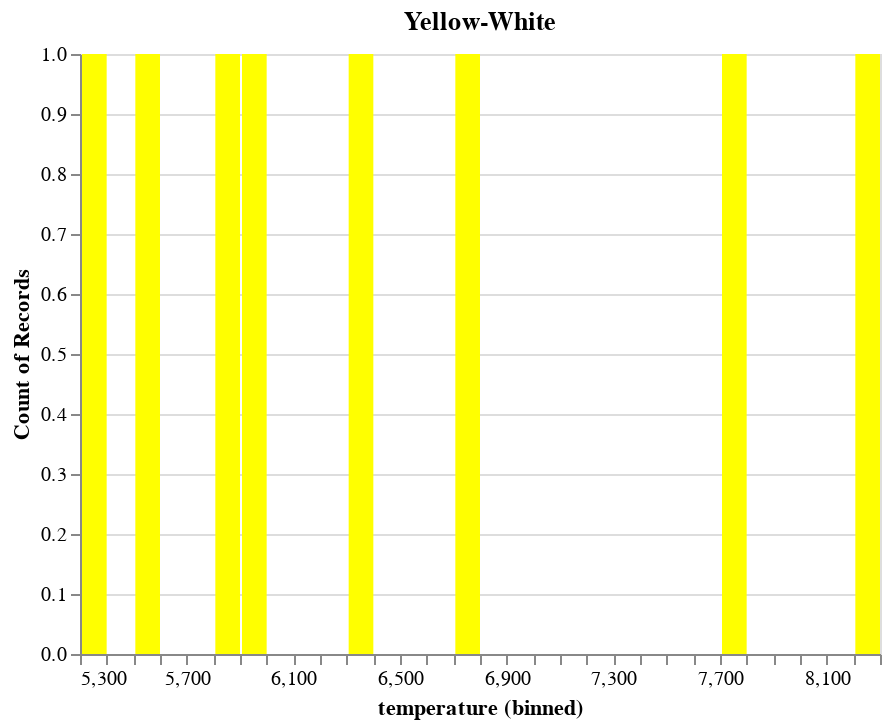

Write notebook code for a chart like this one.
### Code cell
chart5

### Figure 1 — Vega-Lite specification as saved in the notebook (floating-point values rounded to 4 significant figures)
{"config": {"view": {"continuousWidth": 400, "continuousHeight": 300}}, "data": {"name": "data-c49759cf95073ced990ae19c88a6b060"}, "mark": "bar", "encoding": {"color": {"value": "yellow"}, "x": {"bin": {"maxbins": 30}, "field": "temperature", "type": "quantitative"}, "y": {"aggregate": "count", "type": "quantitative"}}, "title": "Yellow-White", "$schema": "https://vega.github.io/schema/vega-lite/v4.17.0.json", "datasets": {"data-c49759cf95073ced990ae19c88a6b060": [{"temperature": 5800, "luminosity": 0.81, "radius": 0.9, "absolute_magnitude": 5.05, "star_type": 3, "star_color": "Yellow-White", "spectral_class": "F"}, {"temperature": 6757, "luminosity": 1.43, "radius": 1.12, "absolute_magnitude": 2.41, "star_type": 3, "star_color": "Yellow-White", "spectral_class": "F"}, {"temperature": 6380, "luminosity": 1.35, "radius": 0.98, "absolute_magnitude": 2.93, "star_type": 3, "star_color": "Yellow-White", "spectral_class": "F"}, {"temperature": 5936, "luminosity": 1.357, "radius": 1.106, "absolute_magnitude": 4.46, "star_type": 3, "star_color": "Yellow-White", "spectral_class": "F"}, {"temperature": 5587, "luminosity": 0.819, "radius": 0.99, "absolute_magnitude": 5.03, "star_type": 3, "star_color": "Yellow-White", "spectral_class": "F"}, {"temperature": 5300, "luminosity": 0.59, "radius": 0.91, "absolute_magnitude": 5.49, "star_type": 3, "star_color": "Yellow-White", "spectral_class": "F"}, {"temperature": 7720, "luminosity": 7.92, "radius": 1.34, "absolute_magnitude": 2.44, "star_type": 3, "star_color": "Yellow-White", "spectral_class": "F"}, {"temperature": 8250, "luminosity": 9.25, "radius": 1.93, "absolute_magnitude": -0.98, "star_type": 3, "star_color": "Yellow-White", "spectral_class": "F"}]}}
